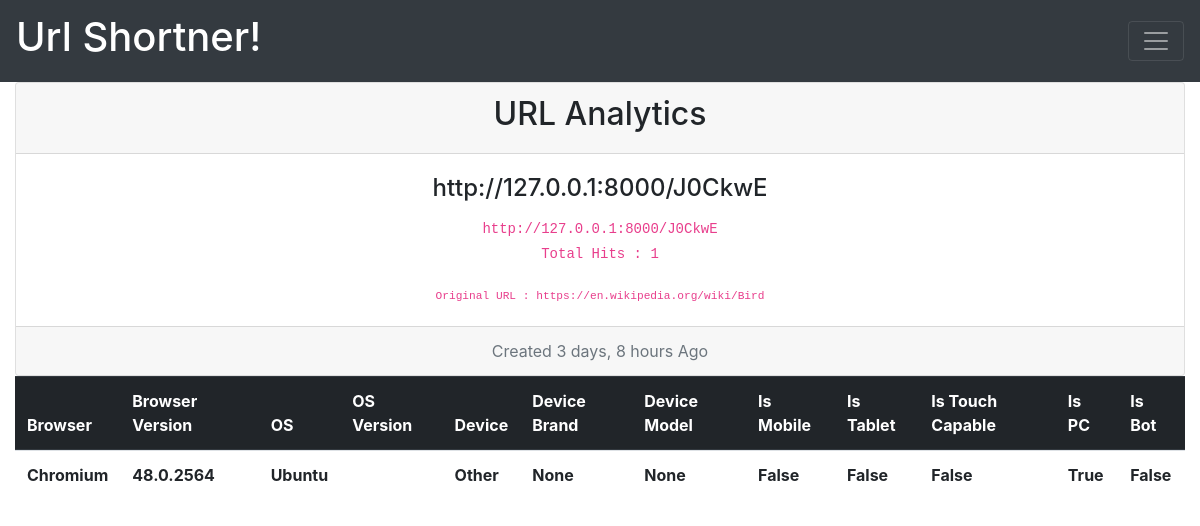
The page /tableview/108 (signed in) on the database its author committed.
### st/models.py (models this page shows, shortened)
class Shortner(models.Model):
	user              = models.ForeignKey(User,null=True)
	url_field         = models.CharField(max_length=300)
	shortcode         = models.CharField(max_length=6,blank=True , null = True)
	created	          = models.DateTimeField(auto_now_add=True)
	updated           = models.DateTimeField(auto_now=True)
	count             = models.IntegerField(default=0)
	class Meta:
		unique_together = (('user', 'url_field'),)
	def get_short_url(self):
		return 'http://127.0.0.1:8000/%s' %(self.shortcode)

class Analytic(models.Model):
	url               = models.ForeignKey(Shortner,related_name='analytic',on_delete=models.CASCADE,)
	browser	  		  = models.CharField(max_length=300,blank=True,null=True)
	browser_version	  = models.CharField(max_length=300,blank=True,null=True)
	os                = models.CharField(max_length=300,blank=True,null=True)
	os_version        = models.CharField(max_length=300,blank=True,null=True)
	device            = models.CharField(max_length=300,blank=True,null=True)
	device_brand      = models.CharField(max_length=300,blank=True,null=True)
	device_model      = models.CharField(max_length=300,blank=True,null=True)
	is_mobile         = models.NullBooleanField()
	is_tablet         = models.NullBooleanField()
	is_touch_capable  = models.NullBooleanField()
	is_pc             = models.NullBooleanField()
	is_bot            = models.NullBooleanField()

### st/views.py (the view)
# urls.py: url(r'^tableview/(?P<id>\d+)$', analytic_view_table, name='analytic_view_table'),
@login_required(login_url='/accounts/login/')
def analytic_view_table(request,id=None):
	obj=get_object_or_404(Shortner,id=id,user=request.user)
	analytic = Analytic.objects.filter(url=obj)
	context={'object':obj,'analytic':analytic}
	return render(request,'tableview.html',context)

### templates/tableview.html (shortened to what this page needs)
{% extends 'base.html' %}
{% block content %}
<div class="container-fluid">
	<div class="card text-center">
  <div class="card-header">
    <h2>URL Analytics</h2>
  </div>
  <div class="card-body">
    <h4 class="card-title"  >{{object.get_short_url}}</h4>
    <code>{{object.get_short_url}}</code>
    <p class="card-text"><code>Total Hits : {{object.count}}</code></p>
    <code><small>Original URL : {{object.url_field}}</small></code><br>
   </div>
  <div class="card-footer text-muted">
    Created {{object.created | timesince}} Ago
  </div>
</div>
{% if analytic  %}
<table class="table">
  <thead class="thead-dark">
      <th scope="col">Browser</th>
      <th scope="col">Browser Version</th>
      <th scope="col">OS</th>
      <th scope="col">OS Version</th>
      <th scope="col">Device</th>
      <th scope="col">Device Brand</th>
      <th scope="col">Device Model</th>
      <th scope="col">Is Mobile</th>
      <th scope="col">Is Tablet</th>
      <th scope="col">Is Touch Capable</th>
      <th scope="col">Is PC</th>
      <th scope="col">Is Bot</th>
  </thead>
  <tbody>
  	<tr>{% for obj in analytic %}
    <tr>
      <th scope="row">{{obj.browser}}</th>
      <th scope="row">{{obj.browser_version}}</th>
      <th scope="row">{{obj.os}}</th>
      <th scope="row">{{obj.os_version}}</th>
      <th scope="row">{{obj.device}}</th>
      <th scope="row">{{obj.device_brand}}</th>
      <th scope="row">{{obj.device_model}}</th>
      <th scope="row">{{obj.is_mobile}}</th>
      <th scope="row">{{obj.is_tablet}}</th>
      <th scope="row">{{obj.is_touch_capable}}</th>
      <th scope="row">{{obj.is_pc}}</th>
      <th scope="row">{{obj.is_bot}}</th>
    </tr>
  {%  endfor %}
  </tbody>
</table>{% else %}
<div class="alert alert-info" role="alert" align="text-center">
  <p class="text-center">No Hits Yet, Start Sharing with friends!</p>
</div>
</div>
{% endif %}
{% endblock %}

### templates/base.html (style rules this page uses)
body, html { height: 100%; margin: 0; }

### rows shown on the page
Shortner: get_short_url "http://127.0.0.1:8000/J0CkwE", count "1", url_field "https://en.wikipedia.org/wiki/Bird", created "3 days, 8 hours"
Analytic: browser "Chromium", browser_version "48.0.2564", os "Ubuntu", device "Other", device_brand "None", device_model "None", is_mobile "False", is_tablet "False", is_touch_capable "False", is_pc "True", is_bot "False"
